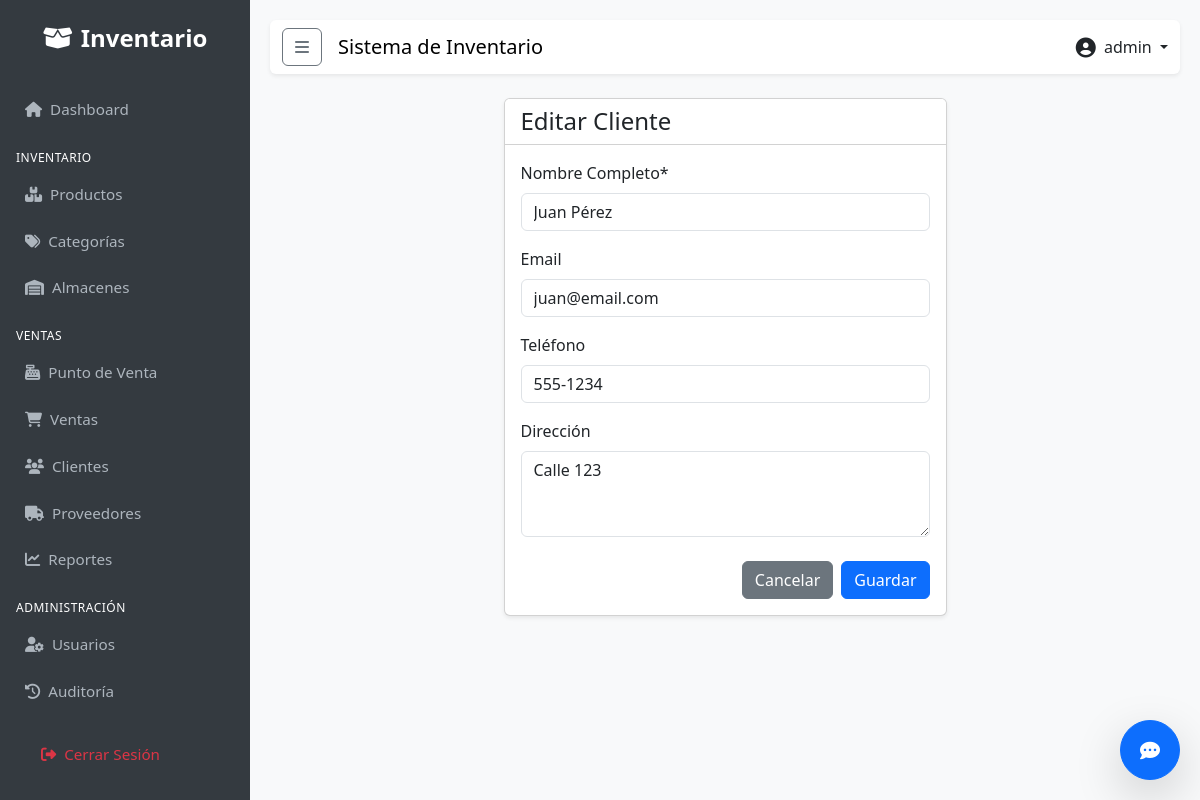
Screenshot of /sales/clients/1/edit/ (signed in) with the database file from the repository.
### apps/users/models.py (models this page shows, shortened)
class User(AbstractUser):
    class Role(models.TextChoices):
        ADMIN = 'ADMIN', _('Administrador')
        SELLER = 'SELLER', _('Vendedor')
        WAREHOUSE = 'WAREHOUSE', _('Almacenista')
    role = models.CharField(
        max_length=50,
        choices=Role.choices,
        default=Role.SELLER,
        verbose_name=_('Rol')
    )
    phone = models.CharField(max_length=20, blank=True, null=True, verbose_name=_('Teléfono'))
    class Meta:
        verbose_name = _('Usuario')
        verbose_name_plural = _('Usuarios')

### apps/sales/models.py (models this page shows, shortened)
class Client(models.Model):
    name = models.CharField(max_length=200, verbose_name=_('Nombre Completo'))
    email = models.EmailField(blank=True, verbose_name=_('Email'))
    phone = models.CharField(max_length=20, blank=True, verbose_name=_('Teléfono'))
    address = models.TextField(blank=True, verbose_name=_('Dirección'))
    created_at = models.DateTimeField(auto_now_add=True)
    class Meta:
        verbose_name = _('Cliente')
        verbose_name_plural = _('Clientes')

### apps/sales/views.py (the view)
# urls.py: path('clients/<int:pk>/edit/', ClientUpdateView.as_view(), name='client_edit'),
class ClientUpdateView(LoginRequiredMixin, SellerRequiredMixin, UpdateView):
    model = Client
    form_class = ClientForm
    template_name = 'sales/client_form.html'
    success_url = reverse_lazy('sales:client_list')

### apps/sales/forms.py
class ClientForm(forms.ModelForm):
    class Meta:
        model = Client
        fields = '__all__'
        widgets = {
            'address': forms.Textarea(attrs={'rows': 3}),
        }

### apps/users/permissions.py (called while the page is built)
def is_seller(user):
    return user.is_authenticated and user.role in ['ADMIN', 'SELLER']

    def test_func(self):
        return is_seller(self.request.user)

### templates/sales/client_form.html (shortened to what this page needs)
{% extends 'base.html' %}
{% load crispy_forms_tags %}
{% block content %}
<div class="row justify-content-center">
    <div class="col-md-6">
        <div class="card shadow-sm">
            <div class="card-header bg-white">
                <h4 class="mb-0">{% if form.instance.pk %}Editar{% else %}Nuevo{% endif %} Cliente</h4>
            </div>
            <div class="card-body">
                <form method="post">
                    {{ form|crispy }}
                    <div class="d-flex justify-content-end gap-2 mt-4">
                        <a href="{% url 'sales:client_list' %}" class="btn btn-secondary">Cancelar</a>
                        <button type="submit" class="btn btn-primary">Guardar</button>
                    </div>
                </form>
            </div>
        </div>
    </div>
</div>
{% endblock %}

### templates/base.html (shortened to what this page needs)
{% load static %}
<!DOCTYPE html>
<html lang="es">
<head>
    <link href="https://cdn.jsdelivr.net/npm/bootstrap@5.3.0/dist/css/bootstrap.min.css" rel="stylesheet">
    <link rel="stylesheet" href="https://cdnjs.cloudflare.com/ajax/libs/font-awesome/6.4.0/css/all.min.css">
</head>
<body>
    <div class="sidebar" id="sidebar">
        <div class="brand">
            <i class="fas fa-box-open me-2"></i>Inventario
        </div>
        <a href="{% url 'dashboard:index' %}"
            class="{% if request.resolver_match.app_name == 'dashboard' %}active{% endif %}">
            <i class="fas fa-home me-2"></i>Dashboard
        </a>
        <div class="sidebar-heading mt-3 px-3 mb-1">Inventario</div>
        <a href="{% url 'inventory:product_list' %}"
            class="{% if request.resolver_match.url_name == 'product_list' %}active{% endif %}">
            <i class="fas fa-boxes me-2"></i>Productos
        </a>
        <a href="{% url 'inventory:category_list' %}"
            class="{% if request.resolver_match.url_name == 'category_list' %}active{% endif %}">
            <i class="fas fa-tags me-2"></i>Categorías
        </a>
        <a href="{% url 'inventory:warehouse_list' %}"
            class="{% if request.resolver_match.url_name == 'warehouse_list' %}active{% endif %}">
            <i class="fas fa-warehouse me-2"></i>Almacenes
        </a>
        <div class="sidebar-heading mt-3 px-3 mb-1">Ventas</div>
        <a href="{% url 'sales:pos' %}" class="{% if request.resolver_match.url_name == 'pos' %}active{% endif %}">
            <i class="fas fa-cash-register me-2"></i>Punto de Venta
        </a>
        <a href="{% url 'sales:sale_list' %}"
            class="{% if request.resolver_match.url_name == 'sale_list' %}active{% endif %}">
            <i class="fas fa-shopping-cart me-2"></i>Ventas
        </a>
        <a href="{% url 'sales:client_list' %}"
            class="{% if request.resolver_match.url_name == 'client_list' %}active{% endif %}">
            <i class="fas fa-users me-2"></i>Clientes
        </a>
        <a href="{% url 'sales:supplier_list' %}"
            class="{% if request.resolver_match.url_name == 'supplier_list' %}active{% endif %}">
            <i class="fas fa-truck me-2"></i>Proveedores
        </a>
        <a href="{% url 'sales:sales_report' %}"
            class="{% if request.resolver_match.url_name == 'sales_report' %}active{% endif %}">
            <i class="fas fa-chart-line me-2"></i>Reportes
        </a>
        {% if user.is_superuser %}
        <div class="sidebar-heading mt-3 px-3 mb-1">Administración</div>
        <a href="{% url 'users:user_list' %}"
            class="{% if request.resolver_match.url_name == 'user_list' %}active{% endif %}">
            <i class="fas fa-user-cog me-2"></i>Usuarios
        </a>
        <a href="{% url 'users:audit_log' %}"
            class="{% if request.resolver_match.url_name == 'audit_log' %}active{% endif %}">
            <i class="fas fa-history me-2"></i>Auditoría
        </a>
        {% endif %}
        <div class="mt-auto p-3">
            <a href="{% url 'users:logout' %}" class="text-danger">
                <i class="fas fa-sign-out-alt me-2"></i>Cerrar Sesión
            </a>
        </div>
    </div>
    <div class="main-content">
        <nav class="navbar navbar-expand-lg navbar-light bg-white mb-4 shadow-sm rounded">
            <div class="container-fluid">
                <button class="btn btn-outline-secondary me-3" id="sidebarToggle">
                    <i class="fas fa-bars"></i>
                </button>
                <span class="navbar-brand mb-0 h1">Sistema de Inventario</span>
                <div class="ms-auto d-flex align-items-center">
                    <div class="dropdown">
                        <a class="nav-link dropdown-toggle" href="#" role="button" data-bs-toggle="dropdown">
                            <i class="fas fa-user-circle fa-lg me-1"></i> {{ user.username }}
                        </a>
                    </div>
                </div>
            </div>
        </nav>
        {% block content %}
        {% endblock %}
    </div>
    <div id="chat-widget" style="position: fixed; bottom: 20px; right: 20px; z-index: 1050;">
        <button id="chat-toggle" class="btn btn-primary rounded-circle shadow-lg" style="width: 60px; height: 60px;">
            <i class="fas fa-comment-dots fa-lg"></i>
        </button>
    </div>
</body>
</html>

### templates/base.html (style rules this page uses)
body { font-family: 'Segoe UI', Tahoma, Geneva, Verdana, sans-serif; background-color: #f8f9fa; }
.sidebar { height: 100vh; position: fixed; top: 0; left: 0; width: 250px; background-color: #343a40; padding-top: 20px; color: white; transition: all 0.3s; z-index: 1000; overflow-y: auto; }
.sidebar a { padding: 12px 25px; text-decoration: none; font-size: 0.95rem; color: #adb5bd; display: block; transition: 0.3s; }
.sidebar .brand { font-size: 1.5rem; text-align: center; margin-bottom: 30px; color: white; font-weight: bold; }
.sidebar-heading { font-size: 0.75rem; text-transform: uppercase; letter-spacing: 0.5px; }
.main-content { margin-left: 250px; padding: 20px; transition: all 0.3s; }

### rows the page displays
User: username "admin"
Client: name "Juan Pérez", email "juan@email.com", phone "555-1234", address "Calle 123"
